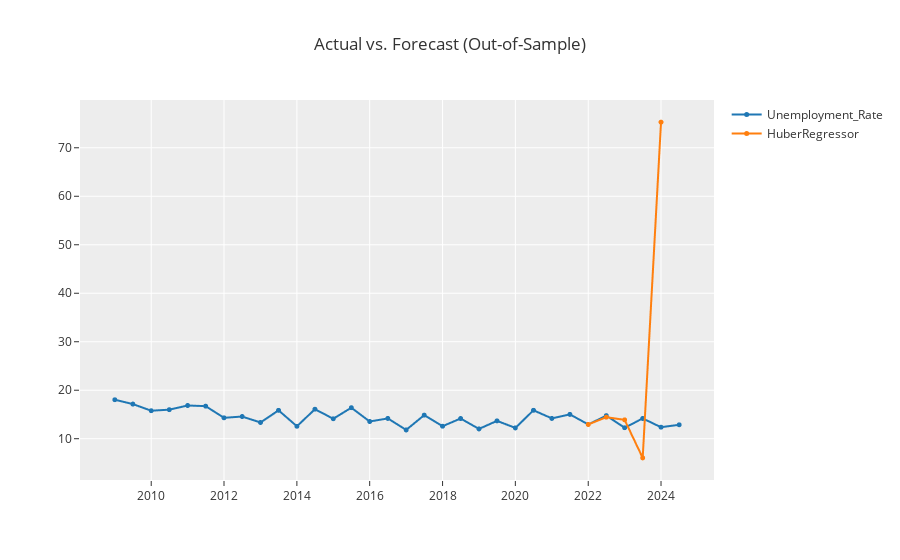

This figure's notebook cell:
### Markdown cell above
huber regression

### Code cell
huber = exp.create_model('huber_cds_dt')
y_predict_huber = exp.predict_model(huber)
exp.plot_model(estimator=huber)

### Figure 1 — Plotly figure (JSON) as saved in the notebook; plotly's stock layout.template omitted (floating-point values rounded to 4 significant figures)
{"data": [{"line": {"color": "rgb(31, 119, 180)", "width": 2}, "marker": {"color": "rgb(31, 119, 180)", "size": 5}, "mode": "lines+markers", "name": "Unemployment_Rate", "type": "scattergl", "x": ["2009-01-01T00:00:00", "2009-07-01T00:00:00", "2010-01-01T00:00:00", "2010-07-01T00:00:00", "2011-01-01T00:00:00", "2011-07-01T00:00:00", "2012-01-01T00:00:00", "2012-07-01T00:00:00", "2013-01-01T00:00:00", "2013-07-01T00:00:00", "2014-01-01T00:00:00", "2014-07-01T00:00:00", "2015-01-01T00:00:00", "2015-07-01T00:00:00", "2016-01-01T00:00:00", "2016-07-01T00:00:00", "2017-01-01T00:00:00", "2017-07-01T00:00:00", "2018-01-01T00:00:00", "2018-07-01T00:00:00", "2019-01-01T00:00:00", "2019-07-01T00:00:00", "2020-01-01T00:00:00", "2020-07-01T00:00:00", "2021-01-01T00:00:00", "2021-07-01T00:00:00", "2022-01-01T00:00:00", "2022-07-01T00:00:00", "2023-01-01T00:00:00", "2023-07-01T00:00:00", "2024-01-01T00:00:00", "2024-07-01T00:00:00"], "xaxis": "x", "y": [18.04, 17.14, 15.78, 15.99, 16.85, 16.72, 14.31, 14.57, 13.35, 15.85, 12.57, 16.08, 14.12, 16.4, 13.55, 14.19, 11.81, 14.87, 12.58, 14.16, 12.02, 13.68, 12.23, 15.86, 14.19, 15.02, 12.95, 14.76, 12.27, 14.18, 12.38, 12.87], "yaxis": "y"}, {"line": {"color": "rgb(255, 127, 14)", "width": 2}, "marker": {"color": "rgb(255, 127, 14)", "size": 5}, "mode": "lines+markers", "name": "HuberRegressor", "type": "scattergl", "x": ["2009-01-01T00:00:00", "2009-07-01T00:00:00", "2010-01-01T00:00:00", "2010-07-01T00:00:00", "2011-01-01T00:00:00", "2011-07-01T00:00:00", "2012-01-01T00:00:00", "2012-07-01T00:00:00", "2013-01-01T00:00:00", "2013-07-01T00:00:00", "2014-01-01T00:00:00", "2014-07-01T00:00:00", "2015-01-01T00:00:00", "2015-07-01T00:00:00", "2016-01-01T00:00:00", "2016-07-01T00:00:00", "2017-01-01T00:00:00", "2017-07-01T00:00:00", "2018-01-01T00:00:00", "2018-07-01T00:00:00", "2019-01-01T00:00:00", "2019-07-01T00:00:00", "2020-01-01T00:00:00", "2020-07-01T00:00:00", "2021-01-01T00:00:00", "2021-07-01T00:00:00", "2022-01-01T00:00:00", "2022-07-01T00:00:00", "2023-01-01T00:00:00", "2023-07-01T00:00:00", "2024-01-01T00:00:00", "2024-07-01T00:00:00"], "xaxis": "x", "y": [null, null, null, null, null, null, null, null, null, null, null, null, null, null, null, null, null, null, null, null, null, null, null, null, null, null, 12.95, 14.44, 13.89, 6.049, 75.29, null], "yaxis": "y"}], "layout": {"showlegend": true, "title": {"text": "Actual vs. Forecast (Out-of-Sample)"}, "xaxis": {"anchor": "y", "domain": [0, 1]}, "yaxis": {"anchor": "x", "domain": [0, 1]}}}
